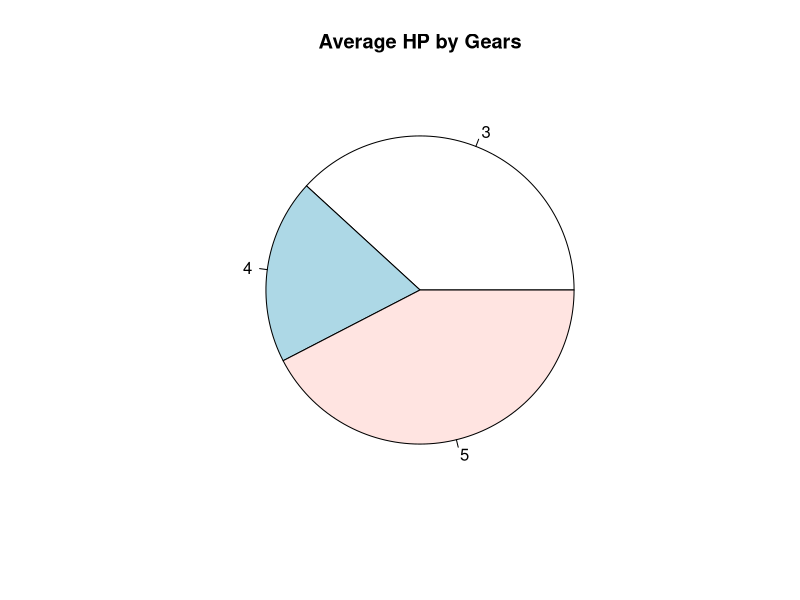

The R script that drew this image:
x <- tapply(mtcars$hp, mtcars$gear, mean) 
labels <- names(x) 

png(file = "chart.png") 
pie(x, label = labels, main="Average HP by Gears") 
